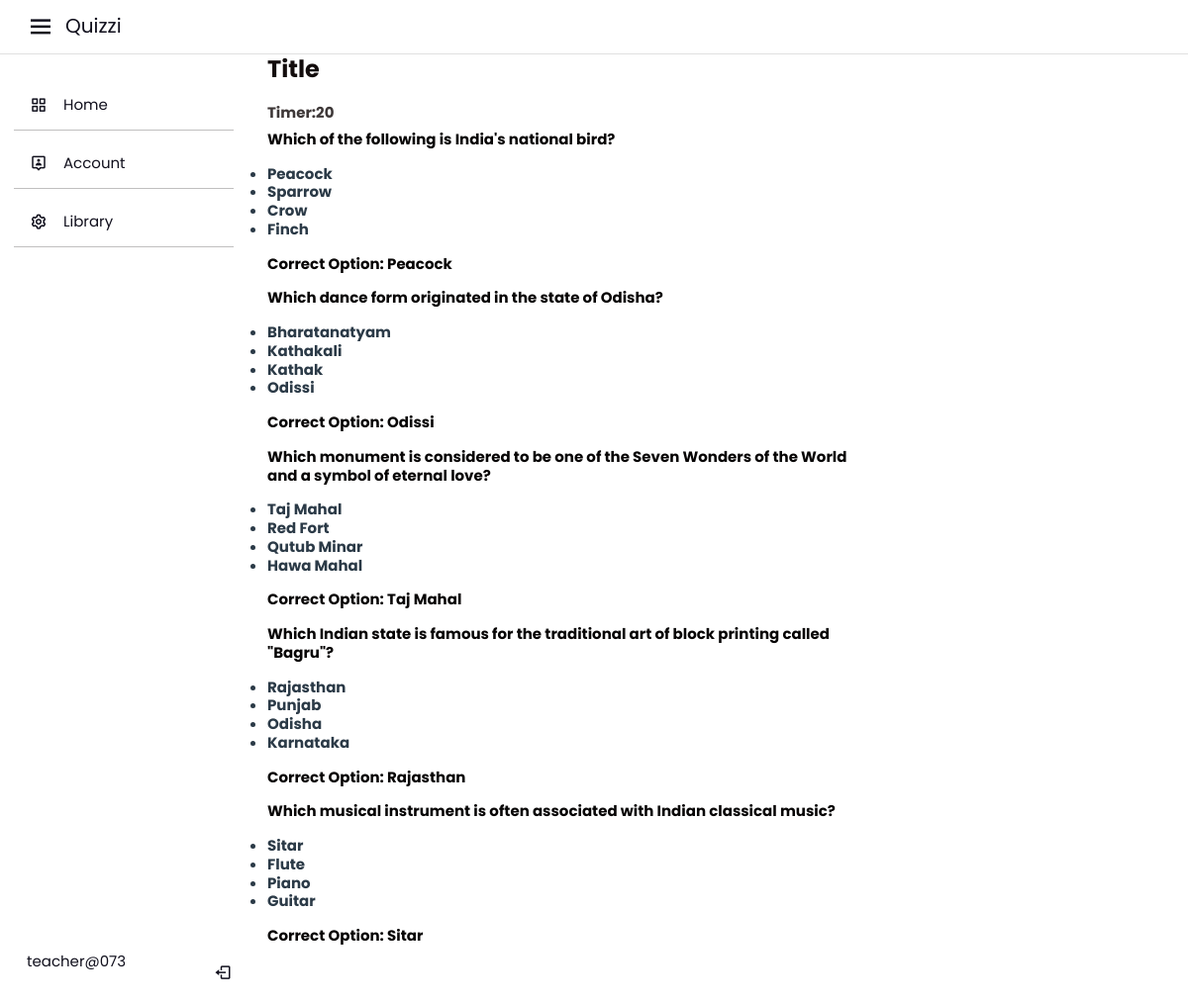
The page /quiz/1 (signed in) on the database its author committed.
### quiz/models.py (models this page shows)
class User(db.Model, UserMixin):
    id = db.Column(db.Integer, primary_key=True)
    username = db.Column(db.String(20), unique=True, nullable=False)
    email = db.Column(db.String(120), unique=True, nullable=False)
    password = db.Column(db.String(60), nullable=False)
    role = db.Column(db.String(7), nullable=False)
    classes_enrolled = db.relationship('Class', backref='students', lazy='dynamic', cascade="all, delete-orphan")
    quizzes = db.relationship('Quiz', backref='user', lazy=True, cascade="all, delete-orphan")
    assignments = db.relationship('Assignment', backref='user', lazy=True, cascade="all, delete-orphan")

class Quiz(db.Model):
    id = db.Column(db.Integer, primary_key=True)
    class_id = db.Column(db.Integer, db.ForeignKey('class.id'))
    quiz_code = db.Column(db.String(5), nullable=False, unique=True)
    title = db.Column(db.String(100), nullable=False)
    timer = db.Column(db.Integer)
    creator_id = db.Column(db.Integer, db.ForeignKey('user.id'), nullable=False)
    datetime = db.Column(db.DateTime, nullable=False)
    questions = db.relationship('Question', backref='quiz', lazy=True, cascade='all, delete-orphan')
    prompt_uploaded = db.relationship('PromptQuiz', backref='quiz', lazy=True, cascade='all, delete-orphan')

class Question(db.Model):
    id = db.Column(db.Integer, primary_key=True)
    quiz_id = db.Column(db.Integer, db.ForeignKey('quiz.id'), nullable=False)
    text = db.Column(db.String(500), nullable=False)
    options = db.relationship('Option', backref='question', lazy=True)

class Option(db.Model):
    id = db.Column(db.Integer, primary_key=True)
    quiz_id = db.Column(db.Integer, db.ForeignKey('quiz.id'), nullable=False)
    question_id = db.Column(db.Integer, db.ForeignKey('question.id'), nullable=False)
    option_text = db.Column(db.String(200), nullable=False)
    is_correct = db.Column(db.Boolean, default=False, nullable=False)

### quiz/quiz/routes.py (the view)
@app.route('/quiz/<int:quiz_id>')
@login_required
def view_quiz(quiz_id):
    quiz = Quiz.query.get_or_404(quiz_id)
    return render_template('quiz_content.html', quiz=quiz)

### quiz/models.py (called while the page is built)
@login_manager.user_loader
def load_user(user_id):
    return User.query.get(int(user_id))

### quiz/templates/quiz_content.html (shortened to what this page needs)
{% extends "layout.html" %}
{% block content %}
<head>
</head>
<body>
  <div class="library">
    <h1>{{ quiz.title }}</h1>
    <Label>Timer:{{ quiz.timer }}</Label>
    <form  id="quiz-form">
        {% for question in quiz.questions %}
        <div class="editable">
            <p>{{ question.text }}</p>
            <ul>
                {% for option in question.options %}
                    <li>{{ option.option_text }}</li>
                {% endfor %}
            </ul>
            <p>Correct Option:
                {% for option in question.options %}
                    {% if option.is_correct %}
                        {{ option.option_text }}
                    {% endif %}
                {% endfor %}
            </p>
        </div>
    {% endfor %}
    </form>
  </div>
</body>
{% endblock %}

### quiz/templates/layout.html (shortened to what this page needs)
<!DOCTYPE html>
<html lang="en">
<head>
   <link rel='stylesheet' href='https://unpkg.com/boxicons@2.1.4/css/boxicons.min.css'>
   <link rel="stylesheet" href="https://cdn.jsdelivr.net/npm/bootstrap@4.3.1/dist/css/bootstrap.min.css">
   <link rel="stylesheet" type="text/css" href="{{ url_for('static', filename='style.css')}}">
   <link rel="stylesheet" type="text/css" href="{{ url_for('static', filename='style2.css')}}">
</head>
<body>
  <nav class="navbar navbar-expand-lg navbar-light custom-light" id="navbar">
    {% if current_user.is_authenticated %}
    <i class='bx bx-menu' id="btn" style="font-size: 30px; padding: 10px; color: #11101d;"></i>
    <div class="logo_name"><a  href="{{url_for('home')}}" style=" font-size: 20px; color: #11101d;">Quizzi</a></div>
        <div class="collapse navbar-collapse" id="navbarSupportedContent">
          <ul class="navbar-nav mr-auto">
            <li >
              </li>
        </nav>
<div class="sidebar open">
  <ul class="nav-list">
    <li>
      <a href="{{ url_for('home') }}">
        <i class='bx bx-grid-alt'></i>
        <span class="links_name">Home</span>
    </a>
    </li>
    <li>
      <a href="{{ url_for('account') }}">
        <i class='bx bx-user-pin'></i>
        <span class="links_name">Account</span>
      </a>
    </li>
    <li>
      <a href="{{url_for('library')}}">
        <i class='bx bx-cog'></i>
        <span class="links_name">Library</span>
      </a>
    </li>
    <li class="profile">
      <div class="profile-details">
        <div class="name_job">
          <div class="name">{{ current_user.username}}</div>
        </div>
      </div>
      <a  href="{{ url_for('logout') }}"><i class='bx bx-log-out' id="log_out"></i></a>
    </li>
  </ul>
</div>
            {% else %}
    <div class="logo_name"><a  href="{{url_for('login')}}">Quizzi</a></div>
    </div>
          </ul>
</nav>
{% endif %}
<section class="home-section">
  <div class="space"></div>
  <main role="main" id="layout" class="container" style="max-width: 100%;">
    <div class="row">
      <div class="col-md-8">
        {% block content %}{% endblock %}
        </div>
        </div>
        </main>
</section>
</body>
</html>

### quiz/static/style.css (style rules this page uses)
* { box-sizing: border-box; font-family: "Poppins", sans-serif; }
.navbar { background-color: #f8f5f5; }
#navbar { background-color: #ffffff; color: white; }
h1, h2, h3, h4, h5, h6 { color: #130d0d; line-height: 1.25; font-size: 28px; font-weight: bold; margin: 0; }
p { color: #070505; }
label { color: #3d3737; }
body { background-color: #fff; padding: 0; margin-top: 20px; }
h1 { font-size: 24px; margin-bottom: 20px; }

### quiz/static/style2.css (style rules this page uses)
* { margin: 0; padding: 0; box-sizing: border-box; font-family: "Poppins", sans-serif; }
.sidebar { position: fixed; left: 0; top: 0; height: 100%; width: 78px; background: #fff; padding: 6px 14px; z-index: 99; transition: all 0.5s ease; }
.sidebar.open { width: 250px; }
.sidebar i { color:#11101d; height: 60px; min-width: 50px; font-size: 28px; text-align: center; line-height: 60px; }
.sidebar .nav-list { margin-top: 20px; height: 100%; }
.sidebar li { position: relative; margin: 8px 0; list-style: none; border-bottom: 1px solid rgb(192, 191, 191); }
.sidebar li:last-child { border-bottom: none; }
.sidebar li a { color: #11101d; display: flex; height: 100%; width: 100%; border-radius: 12px; align-items: center; text-decoration: none; transition: all 0.4s ease; background: #fff; }
.sidebar li a .links_name { color:#11101d; font-size: 15px; font-weight: 400; white-space: nowrap; opacity: 0; pointer-events: none; transition: 0.4s; }
.sidebar.open li a .links_name { opacity: 1; pointer-events: auto; }
.sidebar li i { height: 50px; line-height: 50px; font-size: 18px; border-radius: 12px; }
.sidebar li.profile { position: fixed; height: 60px; width: 78px; left: 0; bottom: -8px; padding: 10px 14px; background: #fff; transition: all 0.5s ease; overflow: hidden; }
.sidebar.open li.profile { width: 250px; }
.sidebar li .profile-details { display: flex; align-items: center; flex-wrap: nowrap; }
.sidebar li.profile .name, .sidebar li.profile .job { font-size: 15px; font-weight: 400; padding-left: 13px; color:#11101d; white-space: nowrap; }
.sidebar .profile #log_out { position: absolute; top: 50%; right: 0; transform: translateY(-50%); background: #ffffff; height: 60px; line-height: 60px; border-radius: 0px; transition: all 0.5s ease; }
.sidebar.open .profile #log_out { width: 50px; background: none; }
.home-section { position: relative; min-height: 100vh; top: 0; left: 78px; width: calc(100% - 78px); transition: all 0.5s ease; }
.sidebar.open ~ .home-section { left: 250px; width: calc(100% - 250px); }

### quiz/templates/layout.html (style rules this page uses)
body { color: #2b3a47; line-height: 1.25; font-size: 15px; font-weight: bold; margin: 0; }
.navbar { background:#ffffff; color: white ; height: 55px; -webkit-font-smoothing: antialiased; text-size-adjust: 100%; font-weight: 400; -webkit-tap-highlight-color: transparent; border-bottom: 0.0625rem solid #e0e0e0; line-height: 1.7em; position: fixed; top: 0; width: 100%; z-index: 986; }
.sidebar { margin-top: 55px; }
.space { height: 50px; background: transparent; width: 20px; }
a { color: #11101d; }

### quiz/templates/quiz_content.html (style rules this page uses)
.library { margin-left: 5px; margin-top: 5px; }

### rows shown on the page
User: username "teacher@073"
Quiz: title "Title", timer "20"
Question: text "Which of the following is India's national bird?"
Option: option_text "Peacock"
Option: option_text "Sparrow"
Option: option_text "Crow"
Option: option_text "Finch"
Question: text "Which dance form originated in the state of Odisha?"
Option: option_text "Bharatanatyam"
Option: option_text "Kathakali"
Option: option_text "Kathak"
Option: option_text "Odissi"
Question: text "Which monument is considered to be one of the Seven Wonders of the World and a symbol of eternal love?"
Option: option_text "Taj Mahal"
Option: option_text "Red Fort"
Option: option_text "Qutub Minar"
Option: option_text "Hawa Mahal"
Question: text "Which Indian state is famous for the traditional art of block printing called \"Bagru\"?"
Option: option_text "Rajasthan"
Option: option_text "Punjab"
Option: option_text "Odisha"
Option: option_text "Karnataka"
Question: text "Which musical instrument is often associated with Indian classical music?"
Option: option_text "Sitar"
Option: option_text "Flute"
Option: option_text "Piano"
Option: option_text "Guitar"
